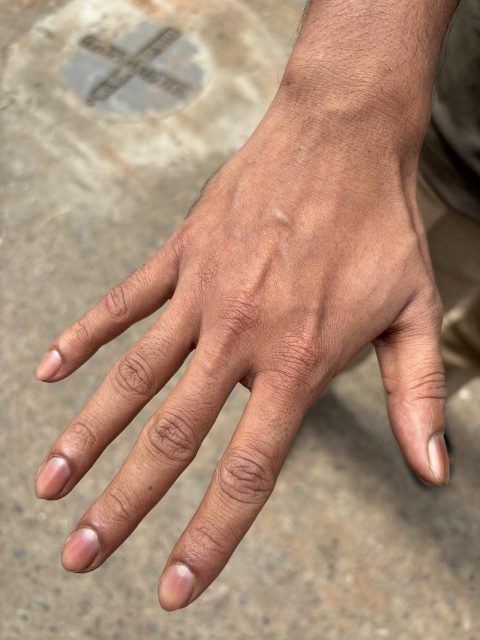
#> input picture dataset_raw/dataset/IMG-20260904-WA0011.jpg, 960 x 1280 px (shown at 1/2 size)
$ python -i skin_segmentation.py   (imports and definitions only)
#> lines starting #> are read from the running program, lines starting #| are printed output that depends on the picture; after the words box and inside, x2 and y2 are one past the last pixel; in counts of white or black regions, pixels touching at a corner belong together
"""Skin region segmentation.

Adapted approach (per project decision): rather than requiring a detected
face, this isolates the dominant skin region in *any* photo — hand, cheek,
forearm, etc. — using GrabCut foreground segmentation, then uses YCrCb/HSV
color thresholding only to clean up the GrabCut mask (removing stray
non-skin pixels like nails or shadows within the foreground blob).

This is what makes it possible to train on the hand-photo dataset today and
swap in real face crops later (via face_detection.py) without changing this
module at all — it always receives "a region likely to contain skin" and
returns the cleaned mask plus robust color statistics for that region.
"""

import cv2
import numpy as np


class NoSkinDetectedError(Exception):
    pass


# Loose HSV/YCrCb skin ranges, used only to prune the GrabCut foreground
# (not as the primary segmentation method — see module docstring).
_YCRCB_LOWER = np.array([0, 130, 80], dtype=np.uint8)
_YCRCB_UPPER = np.array([255, 185, 140], dtype=np.uint8)
_HSV_LOWER = np.array([0, 15, 40], dtype=np.uint8)
_HSV_UPPER = np.array([30, 180, 255], dtype=np.uint8)

MIN_SKIN_FRACTION = 0.03  # below this, we consider detection to have failed


def _grabcut_foreground_mask(img_bgr: np.ndarray, margin: float = 0.06, iters: int = 5) -> np.ndarray:
    h, w = img_bgr.shape[:2]
    mx, my = int(w * margin), int(h * margin)
    rect = (mx, my, w - 2 * mx, h - 2 * my)

    mask = np.zeros((h, w), np.uint8)
    bgd_model = np.zeros((1, 65), np.float64)
    fgd_model = np.zeros((1, 65), np.float64)

    cv2.grabCut(img_bgr, mask, rect, bgd_model, fgd_model, iters, cv2.GC_INIT_WITH_RECT)
    binary = np.where((mask == cv2.GC_FGD) | (mask == cv2.GC_PR_FGD), 255, 0).astype(np.uint8)

    kernel = np.ones((5, 5), np.uint8)
    binary = cv2.morphologyEx(binary, cv2.MORPH_OPEN, kernel)
    binary = cv2.morphologyEx(binary, cv2.MORPH_CLOSE, kernel)
    return binary


def _color_skin_mask(img_bgr: np.ndarray) -> np.ndarray:
    ycrcb = cv2.cvtColor(img_bgr, cv2.COLOR_BGR2YCrCb)
    hsv = cv2.cvtColor(img_bgr, cv2.COLOR_BGR2HSV)
    mask_ycrcb = cv2.inRange(ycrcb, _YCRCB_LOWER, _YCRCB_UPPER)
    mask_hsv = cv2.inRange(hsv, _HSV_LOWER, _HSV_UPPER)
    return cv2.bitwise_or(mask_ycrcb, mask_hsv)


def segment_skin(img_bgr: np.ndarray, grabcut_max_dim: int = 400) -> dict:
    """Segment the dominant skin region in an image.

    GrabCut is run on a downscaled copy (longer side <= grabcut_max_dim)
    for speed, since it's an iterative graph-cut algorithm that scales
    poorly with pixel count; the resulting mask is then upscaled back to
    the original resolution before cropping, so output crops stay
    full-resolution.

    Returns a dict with:
      - mask: uint8 binary mask, same size as input
      - bbox: (x, y, w, h) of the largest skin blob
      - crop_bgr: the image cropped to bbox
      - crop_mask: the mask cropped to bbox

    Raises NoSkinDetectedError if no sufficiently large skin region is found.
    """
    h0, w0 = img_bgr.shape[:2]
    scale = min(1.0, grabcut_max_dim / max(h0, w0))
    if scale < 1.0:
        small = cv2.resize(img_bgr, (int(w0 * scale), int(h0 * scale)), interpolation=cv2.INTER_AREA)
    else:
        small = img_bgr

    fg_mask_small = _grabcut_foreground_mask(small)
    fg_mask = cv2.resize(fg_mask_small, (w0, h0), interpolation=cv2.INTER_NEAREST)
    color_mask = _color_skin_mask(img_bgr)

    # Prefer pixels that are both foreground AND skin-colored; if that's too
    # sparse (e.g. unusual lighting), fall back to foreground alone so we
    # don't discard an otherwise valid crop.
    combined = cv2.bitwise_and(fg_mask, color_mask)
    h, w = img_bgr.shape[:2]
    total = h * w
    if combined.sum() / 255 / total < MIN_SKIN_FRACTION:
        combined = fg_mask

    contours, _ = cv2.findContours(combined, cv2.RETR_EXTERNAL, cv2.CHAIN_APPROX_SIMPLE)
    if not contours:
        raise NoSkinDetectedError(
            "Unable to detect a clear skin region. Please upload a well-lit photo showing skin clearly."
        )

    largest = max(contours, key=cv2.contourArea)
    area_fraction = cv2.contourArea(largest) / total
    if area_fraction < MIN_SKIN_FRACTION:
        raise NoSkinDetectedError(
            "Unable to detect a clear skin region. Please upload a well-lit photo showing skin clearly."
        )

    x, y, bw, bh = cv2.boundingRect(largest)
    crop_bgr = img_bgr[y:y + bh, x:x + bw]
    crop_mask = combined[y:y + bh, x:x + bw]

    return {
        "mask": combined,
        "bbox": (x, y, bw, bh),
        "crop_bgr": crop_bgr,
        "crop_mask": crop_mask,
    }


# [41 lines left out: function masked_color_stats, not called in this run]

>>> import cv2
>>> picture = cv2.imread('../../../dataset_raw/dataset/IMG-20260904-WA0011.jpg')
#> picture is the input picture: shape (1280, 960, 3); mean B, G, R 117.2, 138.4, 169.7
>>> result = segment_skin(picture)
#> in segment_skin, `fg_mask_small = _grabcut_foreground_mask(small)`:
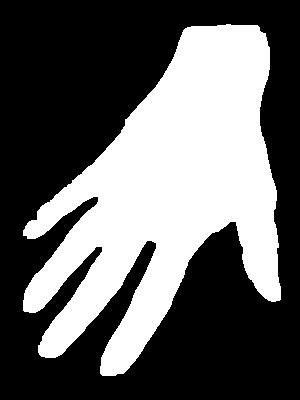
#> fg_mask_small: shape (400, 300); 38.8% white; 1 white region, box (x1, y1, x2, y2) and area: (23, 24, 281, 376) 46523
#> in segment_skin, `fg_mask = cv2.resize(fg_mask_small, (w0, h0), interpolation=cv2.INTER_..`:
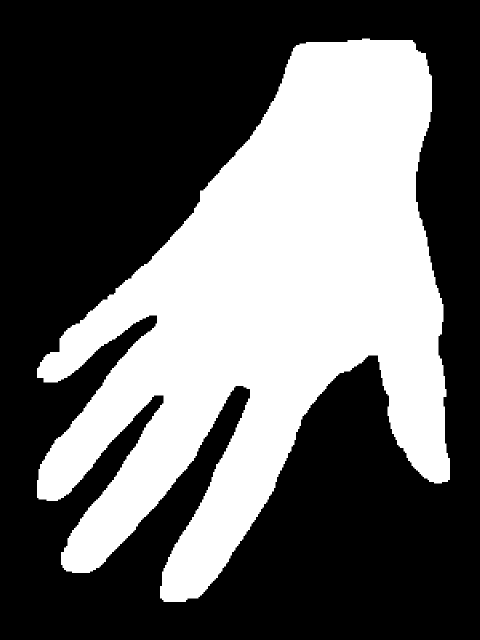
#> fg_mask: shape (1280, 960) (shown at 1/2 size); 38.8% white; 1 white region, box (x1, y1, x2, y2) and area: (74, 77, 900, 1204) 476462
#> in _color_skin_mask, `mask_ycrcb = cv2.inRange(ycrcb, _YCRCB_LOWER, _YCRCB_UPPER)`:
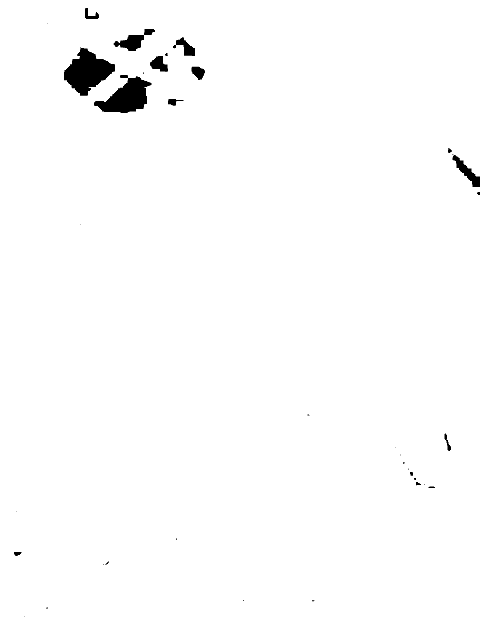
#> mask_ycrcb: shape (1280, 960) (shown at 1/2 size); 98.7% white; 40 black regions (23 under 20 px), largest, box (x1, y1, x2, y2) and area: (128, 94, 230, 192) 5495, (188, 150, 303, 226) 4678, (227, 58, 310, 102) 1401
#> in _color_skin_mask, `mask_hsv = cv2.inRange(hsv, _HSV_LOWER, _HSV_UPPER)`:
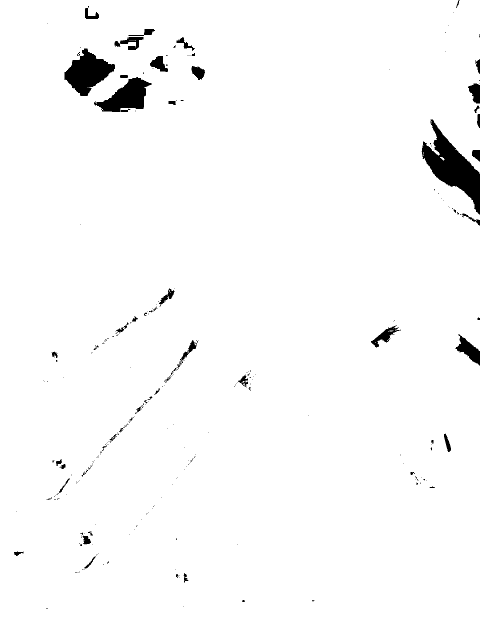
#> mask_hsv: shape (1280, 960) (shown at 1/2 size); 97.8% white; 274 black regions (215 under 20 px), largest, box (x1, y1, x2, y2) and area: (843, 238, 960, 429) 8345, (129, 97, 230, 192) 5117, (188, 154, 303, 224) 4046
#> in _color_skin_mask, `return cv2.bitwise_or(mask_ycrcb, mask_hsv)`:
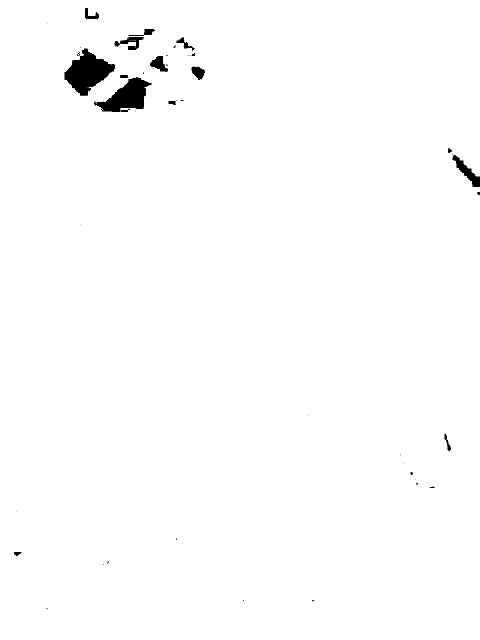
#> returned value: shape (1280, 960) (shown at 1/2 size); 98.9% white; 53 black regions (33 under 20 px), largest, box (x1, y1, x2, y2) and area: (129, 97, 230, 192) 5090, (188, 154, 303, 224) 4027, (905, 310, 960, 374) 1141
#> in segment_skin, `contours, _ = cv2.findContours(combined, cv2.RETR_EXTERNAL, cv2.CHAIN_..`: contours = 1 contour; box (x1, y1, x2, y2) and area: (74, 77, 900, 1204) 473212
#> in segment_skin, `largest = max(contours, key=cv2.contourArea)`: largest = contour of 2186 points, box (x1, y1, x2, y2) (74, 77, 900, 1204), area 473212
#> in segment_skin, `area_fraction = cv2.contourArea(largest) / total`: area_fraction = 0.385
#> in segment_skin, `x, y, bw, bh = cv2.boundingRect(largest)`: x = 74; y = 77; bw = 826; bh = 1127
#> in segment_skin, `crop_bgr = img_bgr[y:y + bh, x:x + bw]`:
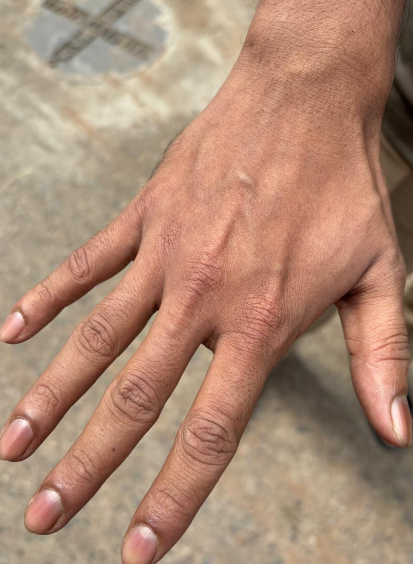
#> crop_bgr: shape (1127, 826, 3) (shown at 1/2 size); mean B, G, R 116.7, 138.2, 174
#> in segment_skin, `crop_mask = combined[y:y + bh, x:x + bw]`:
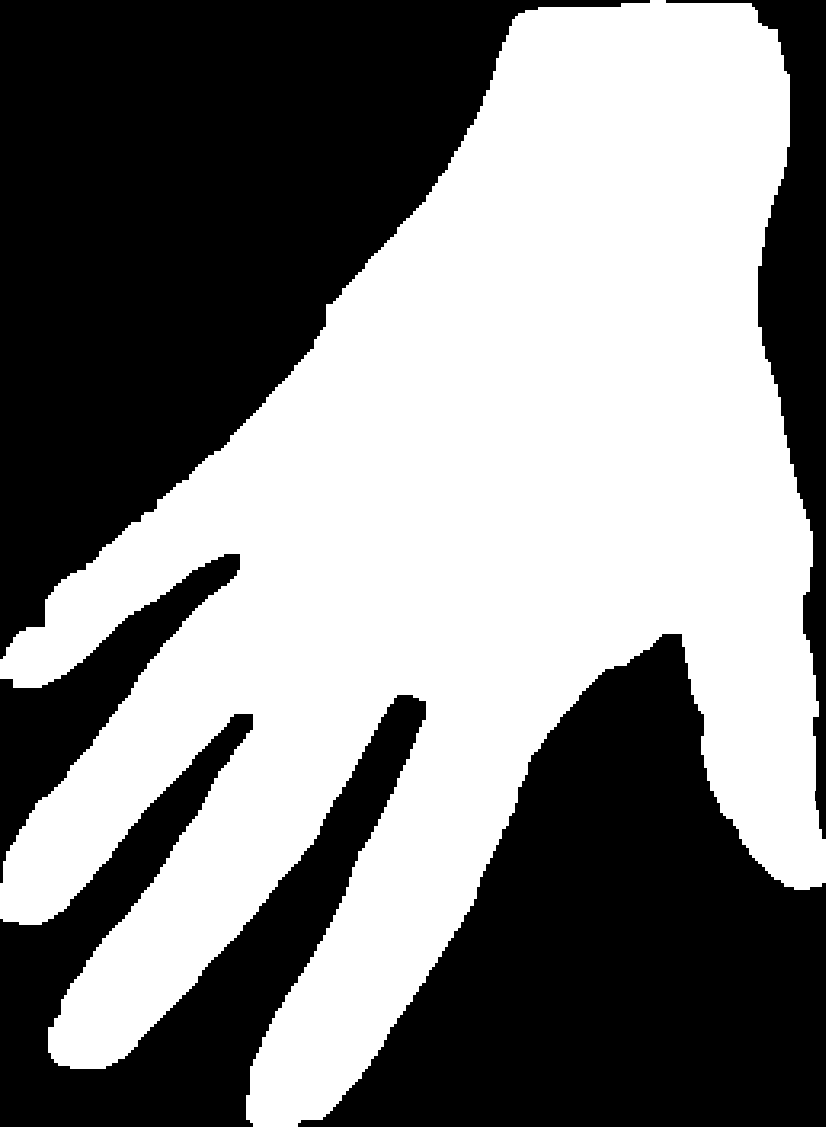
#> crop_mask: shape (1127, 826); 51.2% white; 5 black regions, box (x1, y1, x2, y2) and area: (0, 0, 650, 659) 198582, (298, 634, 826, 1127) 143536, (0, 695, 426, 1127) 63426, (666, 0, 826, 839) 29602, (0, 554, 240, 883) 19304
#> result = 4 items

$ run again, on dataset_raw/dataset/IMG-20260904-WA0012.jpg
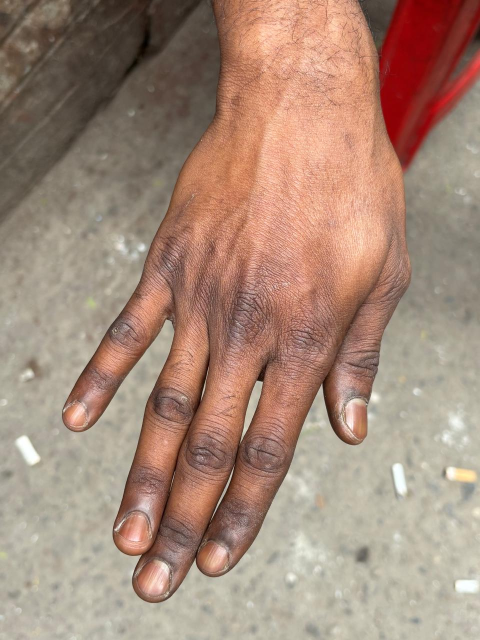
#> input picture dataset_raw/dataset/IMG-20260904-WA0012.jpg, 960 x 1280 px (shown at 1/2 size)
#> picture is the input picture: shape (1280, 960, 3); mean B, G, R 121.1, 137.9, 166
#> in segment_skin, `fg_mask_small = _grabcut_foreground_mask(small)`:
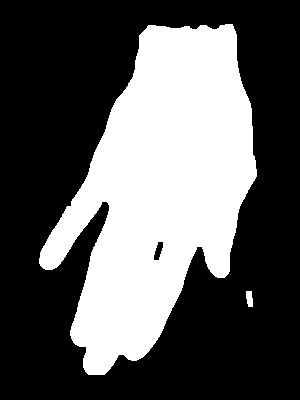
#> fg_mask_small: shape (400, 300); 36% white; 2 white regions, box (x1, y1, x2, y2) and area: (39, 24, 257, 375) 43100, (246, 291, 253, 307) 94
#> fg_mask: shape (1280, 960); 36% white; 2 white regions, box (x1, y1, x2, y2) and area: (125, 77, 823, 1200) 441375, (788, 932, 810, 983) 948
#> ycrcb: shape (1280, 960, 3); mean of channels 0, 1, 2 144.4, 143.5, 114.8
#> hsv: shape (1280, 960, 3); mean H, S, V 18.1, 71.3, 166.1
#> mask_ycrcb: shape (1280, 960); 96.3% white; 171 black regions (90 under 20 px), largest, box (x1, y1, x2, y2) and area: (760, 0, 881, 288) 19847, (576, 1072, 656, 1152) 4256, (835, 117, 960, 280) 2884
#> mask_hsv: shape (1280, 960); 95% white; 407 black regions (310 under 20 px), largest, box (x1, y1, x2, y2) and area: (758, 0, 937, 331) 34400, (576, 1072, 656, 1152) 4193, (881, 816, 944, 896) 2686
#> combined: shape (1280, 960); 35.9% white; 1 white region
#> contours = 1 contour; box (x1, y1, x2, y2) and area: (125, 77, 823, 1200) 440238
#> largest = contour of 1174 points, box (x1, y1, x2, y2) (125, 77, 823, 1200), area 440238
#> area_fraction = 0.358
#> x = 125; y = 77; bw = 698; bh = 1123
#> in segment_skin, `crop_mask = combined[y:y + bh, x:x + bw]`:
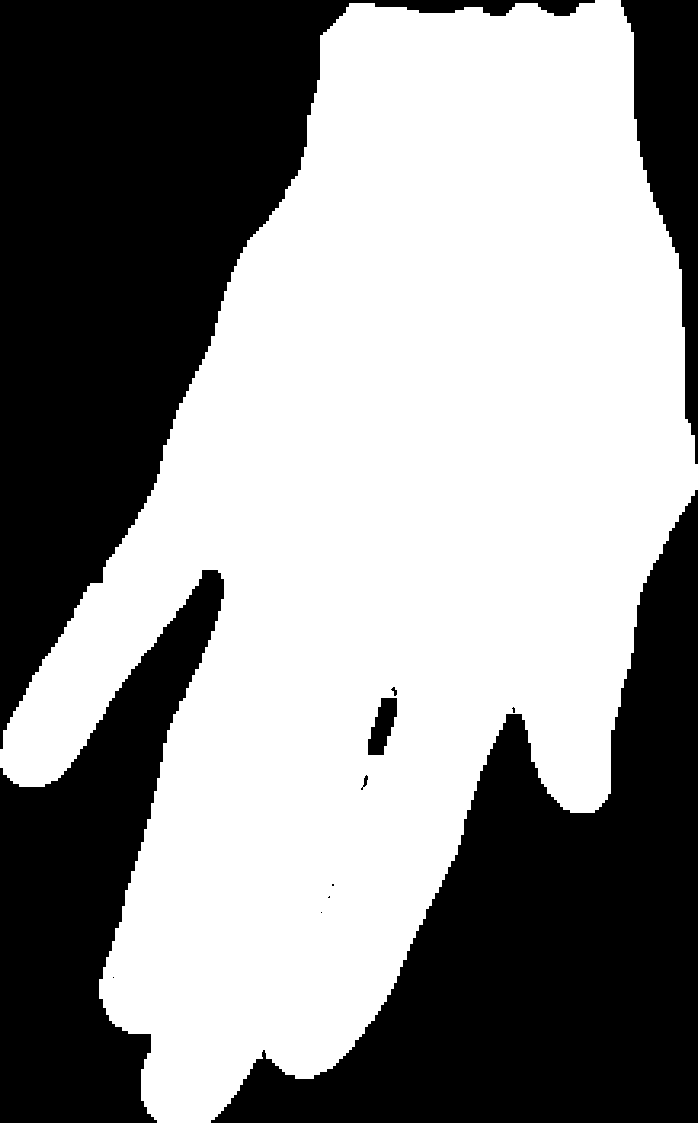
#> crop_mask: shape (1123, 698); 56.3% white; 12 black regions (5 under 20 px), largest, box (x1, y1, x2, y2) and area: (0, 0, 595, 749) 143793, (211, 490, 698, 1123) 123546, (0, 570, 224, 1123) 57462
#> result = 4 items

$ run again, on dataset_raw/dataset/IMG-20260904-WA0013.jpg
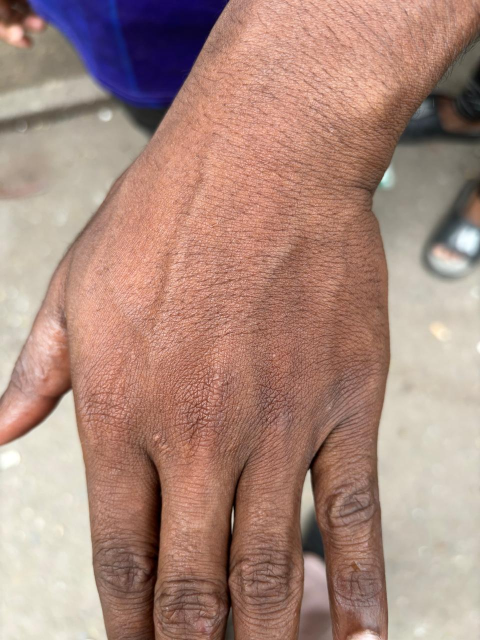
#> input picture dataset_raw/dataset/IMG-20260904-WA0013.jpg, 960 x 1280 px (shown at 1/2 size)
#> picture is the input picture: shape (1280, 960, 3); mean B, G, R 125.6, 137.7, 171.2
#> in segment_skin, `fg_mask_small = _grabcut_foreground_mask(small)`:
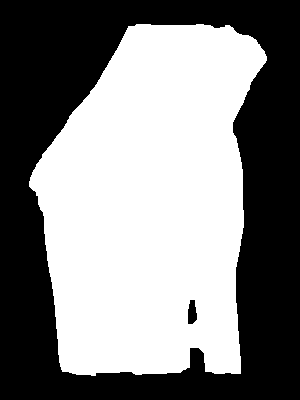
#> fg_mask_small: shape (400, 300); 51.6% white; 2 black regions, box (x1, y1, x2, y2) and area: (0, 0, 300, 400) 57849, (188, 300, 197, 324) 173
#> fg_mask: shape (1280, 960); 51.7% white; 2 black regions, box (x1, y1, x2, y2) and area: (0, 0, 960, 1280) 592256, (602, 960, 631, 1037) 1787
#> ycrcb: shape (1280, 960, 3); mean of channels 0, 1, 2 146.3, 145.8, 116.3
#> hsv: shape (1280, 960, 3); mean H, S, V 18.7, 82.8, 174.3
#> mask_ycrcb: shape (1280, 960); 93.1% white; 52 black regions (25 under 20 px), largest, box (x1, y1, x2, y2) and area: (54, 0, 457, 266) 56746, (842, 368, 960, 561) 11137, (796, 184, 960, 295) 6843
#> mask_hsv: shape (1280, 960); 92.2% white; 132 black regions (91 under 20 px), largest, box (x1, y1, x2, y2) and area: (49, 0, 460, 266) 57792, (848, 400, 960, 560) 9823, (797, 186, 960, 294) 6399
#> combined: shape (1280, 960); 51.5% white; 5 black regions (2 under 20 px)
#> contours = 1 contour; box (x1, y1, x2, y2) and area: (93, 77, 855, 1204) 634580
#> largest = contour of 769 points, box (x1, y1, x2, y2) (93, 77, 855, 1204), area 634580
#> area_fraction = 0.516
#> x = 93; y = 77; bw = 762; bh = 1127
#> in segment_skin, `crop_mask = combined[y:y + bh, x:x + bw]`:
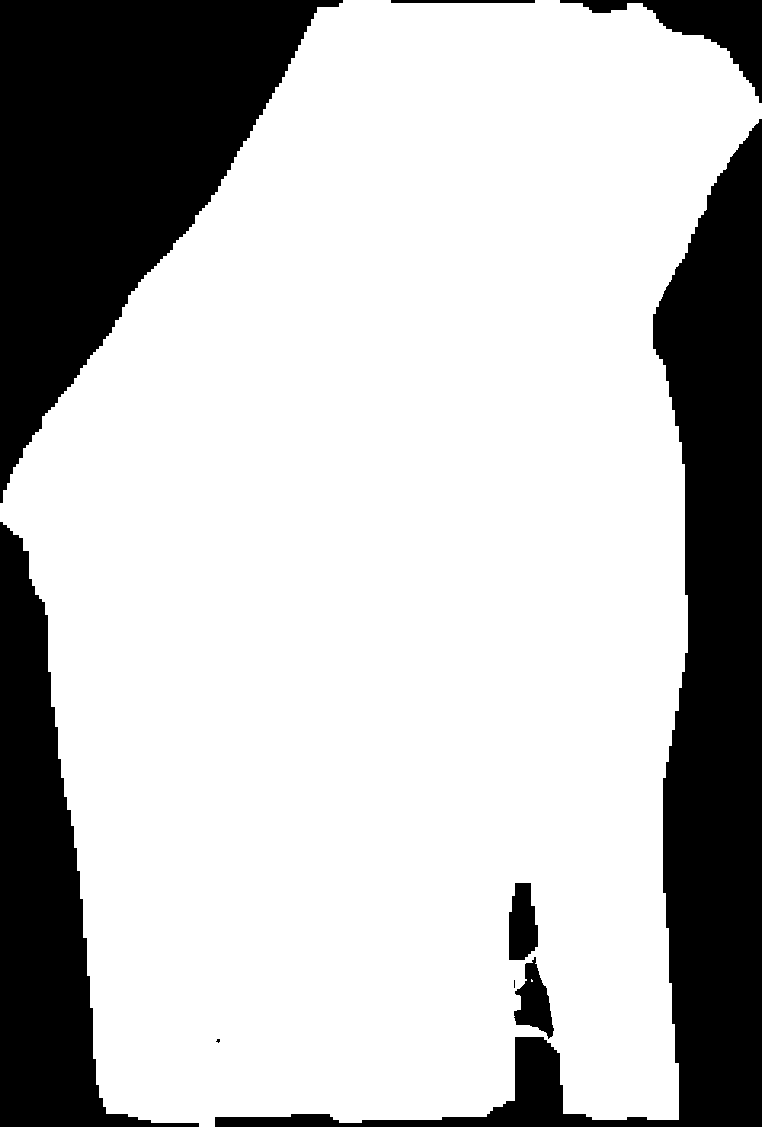
#> crop_mask: shape (1127, 762); 73.7% white; 9 black regions (2 under 20 px), largest, box (x1, y1, x2, y2) and area: (215, 119, 762, 1127) 91195, (0, 0, 343, 503) 82927, (0, 522, 199, 1127) 41849
#> result = 4 items
